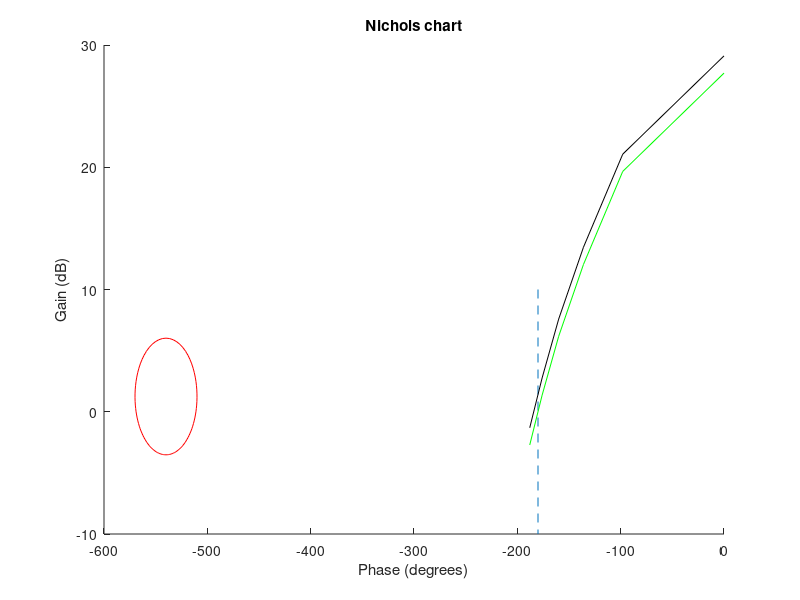
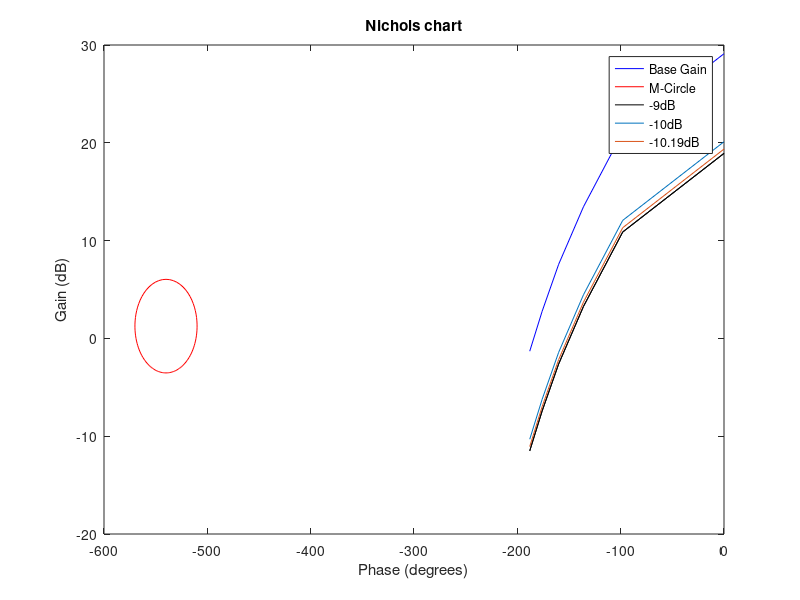
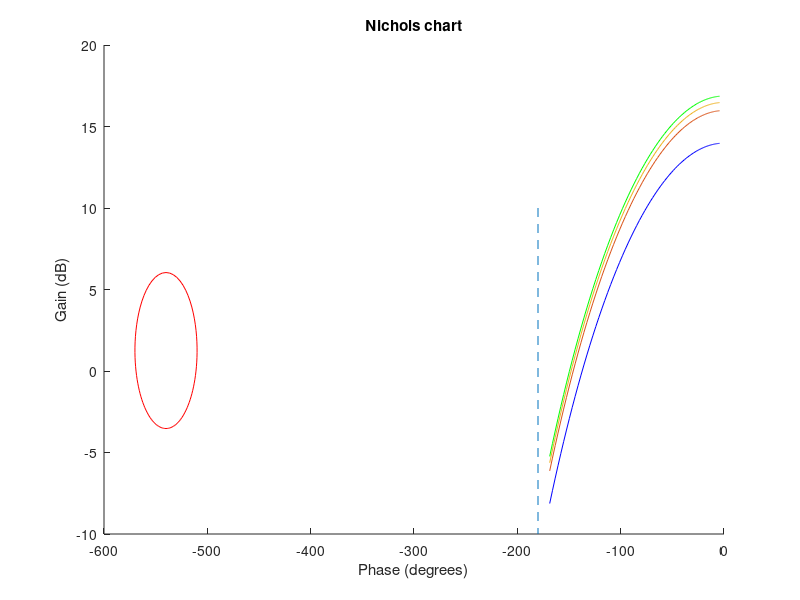
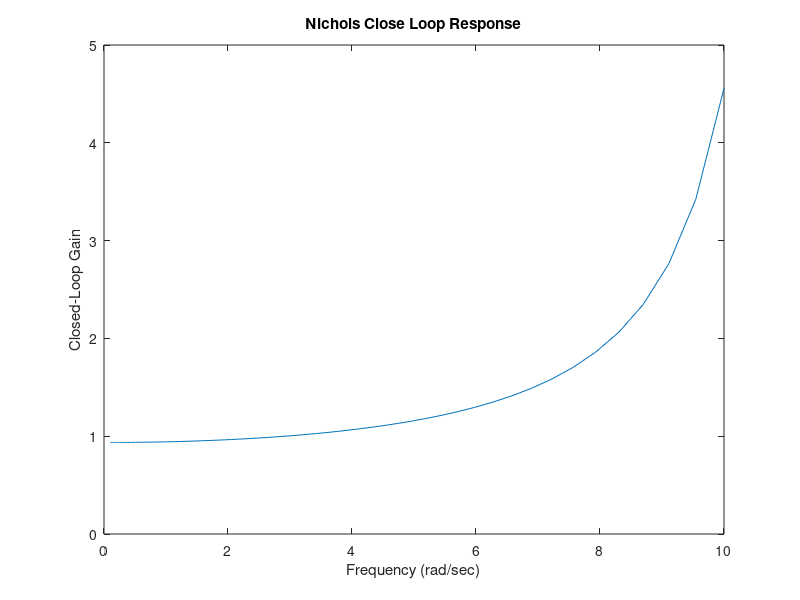

Write the MATLAB code that produced these figures, in order.
%% Control System Homework 12 Problem 3

w = logspace(-1,1,100)';
s = j*w;
Gp = [0 -98 -136 -160 -176 -188];
Gm = [29.11 21.07 13.46 7.58 2.77 -1.31];

% M-Circle
phase = [0:0.01:1]' * 2*pi;
Mcl = 2 * exp(j*phase);
Mol = Mcl ./ (1 - Mcl);
Mp = unwrap(angle(Mol))*180/pi - 360;
Mm = 20*log10(abs(Mol));
hold on
plot([-180 -180],[10,-10],'--');
plot(Gp,Gm,'k',Mp,Mm,'r');
plot(Gp,Gm - 1.41,'g');
hold off
xlabel('Phase (degrees)');
ylabel('Gain (dB)');
title('Nichols chart');


%Stability gain range k < -1.41
k3 = -1.41 


%Plot Mm = +6dB portion
M6 = (10^(6/20))*exp(j*phase);
M6ol = M6 ./ (1 - M6);
M6p = unwrap(angle(M6ol))*180/pi - 360;
M6m = 20*log10(abs(M6ol));

figure;
plot(Gp,Gm,'b',M6p,M6m,'r');
hold on
plot(Gp,Gm - 10.19,'k');
plot(Gp,Gm - 9);
plot(Gp,Gm - 9.75);
plot(Gp,Gm - 10.19,'k');
hold off
xlabel('Phase (degrees)');
ylabel('Gain (dB)');
legend('Base Gain','M-Circle','-9dB','-10dB','-10.19dB');
title('Nichols chart');
k6 = 10.19;

%% Control Systems Homework 12 Problem 4

w4 = logspace(-1,1,100)';
s4 = j*w4;
Gw4 = 1000 ./ ((s4+2) .* (s4+5) .* (s4+20));
Gwp4 = unwrap(angle(Gw4))*180/pi;
Gwm4 = 20*log10(abs(Gw4));
% M-Circle Mm = 6
phase4 = [0:0.01:1]' * 2*pi;
Mcl4 = (10^(6/20))*exp(j*phase);
Mol4 = Mcl4 ./ (1 - Mcl4);
Mp4 = unwrap(angle(Mol4))*180/pi - 360;
Mm4 = 20*log10(abs(Mol4));
figure;
hold on
plot(Gwp4,Gwm4,'b',Mp4,Mm4,'r');
plot([-180 -180],[10,-10],'--');
plot(Gwp4,Gwm4 + 2, Gwp4, Gwm4 + 2.5);
plot(Gwp4,Gwm4 + 2.89,'g');
hold off
xlabel('Phase (degrees)');
ylabel('Gain (dB)')
title('Nichols chart');

k4 = 2.89
Gw4_cl = Gw4*k4 ./ (1 + Gw4*k4) ;
figure
plot(w,abs(Gw4_cl));
xlabel('Frequency (rad/sec)');
ylabel('Closed-Loop Gain');
title('Nichols Close Loop Response');

%% Control Systems Homework 12 Problem 5

w4 = logspace(-1,1,100)';
s4 = j*w4;
Gw4 = 1000 * exp(-0.2.*s) ./ ((s4+2) .* (s4+5) .* (s4+20));
Gwp4 = unwrap(angle(Gw4))*180/pi;
Gwm4 = 20*log10(abs(Gw4));
% M-Circle Mm = 6
phase4 = [0:0.01:1]' * 2*pi;
Mcl4 = (10^(6/20))*exp(j*phase);
Mol4 = Mcl4 ./ (1 - Mcl4);
Mp4 = unwrap(angle(Mol4))*180/pi - 360;
Mm4 = 20*log10(abs(Mol4));
figure;
hold on
plot(Gwp4,Gwm4,'b',Mp4,Mm4,'r');
plot([-180 -180],[10,-10],'--');
plot(Gwp4,Gwm4 - 5, Gwp4, Gwm4 - 6);
plot(Gwp4,Gwm4 - 6.99,'g');
hold off
xlabel('Phase (degrees)');
ylabel('Gain (dB)')
title('Nichols chart');

k4 = - 2.89
Gw4_cl = Gw4*k4 ./ (1 + Gw4*k4) ;
figure
plot(w,abs(Gw4_cl));
xlabel('Frequency (rad/sec)');
ylabel('Closed-Loop Gain');
title('Nichols Close Loop Response');

%% Control Systems Homework 12 Problem 6
figure;
% Nyquist Diagram
phase = [0:0.001:1]' * 2 * pi;
% Closed-Loop Gain (Mm)
M6 = (10^(6/20))*exp(j*phase);
% corresponding open-loop gain (M-circles)
M6ol = M6 ./ (1 - M6);
plot(real([M6ol]),imag([M6ol]),'r')
xlabel('real');
ylabel('imag');
title('Nyquist Diagram');
% Add G(jw) ontop
w = [1:0.01:20]';
s = j*w;
k6 = db2mag(2.89);
Gw6 = k6* 1000 ./ ( (s+2) .* (s+5) .* (s+20) );
hold on
plot(real(Gw6),imag(Gw6),'g');
plot([-1 -.5],[0,-.5],'k');
plot([-1.5 -.5],[0,-1],'k');
plot([-2, -.5],[0,-1.5],'k');
hold off

%% Control Systems Homework 12 Problem 7

phase = [0:0.001:1]' * 2 * pi;
% Closed-Loop Gain (Mm)
M6 = (10^(6/20))*exp(j*phase);
% corresponding open-loop gain (M-circles)
M6ol = ( M6 ./ (1 - M6) ) .^ (-1);
line6 = line([-4,0],[0,0]);
figure;
plot(real(M6ol),imag(M6ol),'r')
xlabel('real');
ylabel('imag');
title('Inverse Nyquist Diagram');

% Add G(jw) ontop
w = [1:0.01:20]';
s = j*w;
k7 = db2mag(2.89);
Gw7 = k7 * 1000 ./ ( (s+2) .* (s+5) .* (s+20) );
hold on
plot(real(Gw7 .^ (-1)),imag(Gw7 .^ (-1)),'g');
line([-4,0],[0,0]);
hold off